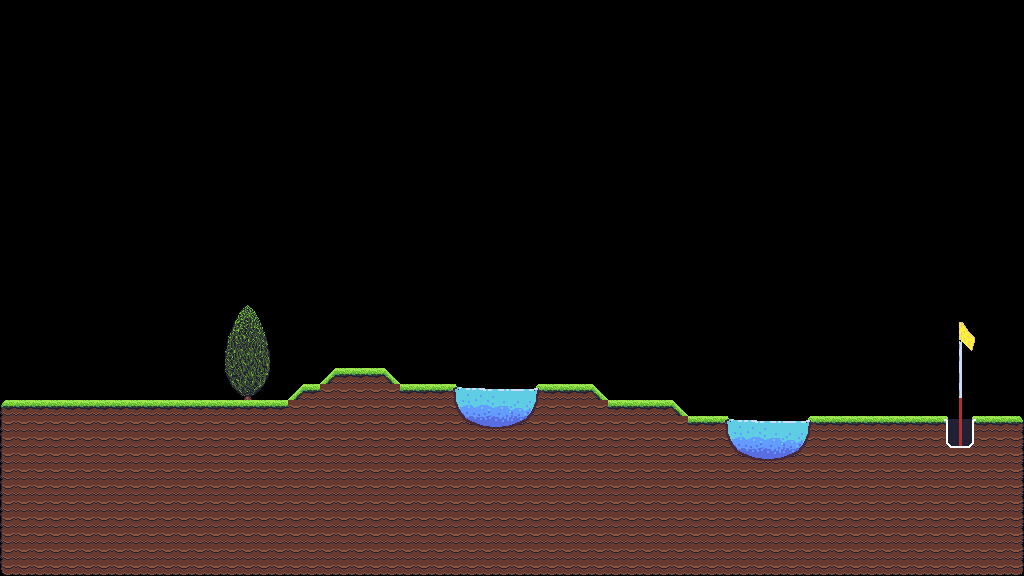

This game map was drawn from its Tiled (.tmx) file and the tilesets committed beside it. A one-line description and the trimmed map source follow:
An orthogonal 64x36 tile map with 16x16 px tiles, 1 tile layer (Level), 2 tilesets and 200 objects (126x collide, 2x finish, juniper).

<map version="1.10" tiledversion="1.11.1" orientation="orthogonal" renderorder="right-down" width="64" height="36" tilewidth="16" tileheight="16" infinite="0" nextlayerid="9" nextobjectid="9268">
 <tileset firstgid="1" name="prototype" tilewidth="16" tileheight="16" tilecount="128" columns="16">
  <image source="images/prototype.png" width="256" height="128" />
  <tile id="0" type="ground" />
  <tile id="1" type="ground" />
  <tile id="2" type="ground" />
  <tile id="3" type="ground" />
  <tile id="4" type="ground" />
 </tileset>
 <tileset firstgid="129" name="all2" tilewidth="16" tileheight="16" tilecount="210" columns="14">
  <image source="images/all2.png" width="224" height="244" />
 </tileset>
 <layer id="1" name="Level" width="64" height="36">
  <data>[2304 cells, 739 non-empty, 64 distinct tile ids]</data>
 </layer>
 <objectgroup id="8" name="Pool_Object">
  <object id="9244" x="468.25" y="420.125">
   <polygon points="0,0 18.125,7.25 35.625,7.125 50.625,2.875 44.75,9.125 10.875,9.25" />
  </object>
  <object id="9244" x="468.25" y="420.125">
   <polygon points="0,0 18.125,7.25 35.625,7.125 50.625,2.875 44.75,9.125 10.875,9.25" />
  </object>
  <object id="9248" x="740.25" y="452.125">
   <polygon points="0,0 18.125,7.25 35.625,7.125 50.625,2.875 44.75,9.125 10.875,9.25" />
  </object>
  <object id="9248" x="740.25" y="452.125">
   <polygon points="0,0 18.125,7.25 35.625,7.125 50.625,2.875 44.75,9.125 10.875,9.25" />
  </object>
 </objectgroup>
 <objectgroup id="7" name="Bushes_Leaf_Object">
  <object id="9259" name="juniper" x="224" y="304" width="51" height="94.5" />
 </objectgroup>
 <objectgroup id="6" name="Bushes_Object">
  <object id="9255" x="229.818" y="334.546">
   <polygon points="0,0 18,-28.7273 34,-0.181818" />
  </object>
  <object id="9256" x="229.909" y="335.647">
   <polygon points="0,0 34,-0.919192 38.9091,31.6202 -3.81818,32.1717" />
  </object>
  <object id="9257" x="225.909" y="368.553">
   <polygon points="0,0 42.8182,-0.643514 37.5455,15.5363 5.54545,15.7201" />
  </object>
  <object id="9258" x="232" y="384.916">
   <polygon points="0,0 31.0909,-0.280098 21,9.71007 11.1818,10.0835" />
  </object>
  <object id="9255" x="229.818" y="334.546">
   <polygon points="0,0 18,-28.7273 34,-0.181818" />
  </object>
  <object id="9256" x="229.909" y="335.647">
   <polygon points="0,0 34,-0.919192 38.9091,31.6202 -3.81818,32.1717" />
  </object>
  <object id="9257" x="225.909" y="368.553">
   <polygon points="0,0 42.8182,-0.643514 37.5455,15.5363 5.54545,15.7201" />
  </object>
  <object id="9258" x="232" y="384.916">
   <polygon points="0,0 31.0909,-0.280098 21,9.71007 11.1818,10.0835" />
  </object>
 </objectgroup>
 <objectgroup id="2" name="Ground_Object">
  <object id="9061" type="collide" x="1008" y="416" width="16" height="16" />
  <object id="9062" type="collide" x="0" y="400" width="16" height="16" />
  <object id="9063" type="collide" x="336" y="368" width="16" height="16" />
  <object id="9064" type="collide" x="352" y="368" width="16" height="16" />
  <object id="9065" type="collide" x="368" y="368" width="16" height="16" />
  <object id="9066" type="collide" x="304" y="384" width="16" height="16" />
  <object id="9067" type="collide" x="400" y="384" width="16" height="16" />
  <object id="9068" type="collide" x="416" y="384" width="16" height="16" />
  <object id="9069" type="collide" x="432" y="384" width="16" height="16" />
  <object id="9070" type="collide" x="544" y="384" width="16" height="16" />
  <object id="9071" type="collide" x="560" y="384" width="16" height="16" />
  <object id="9072" type="collide" x="576" y="384" width="16" height="16" />
  <object id="9073" type="collide" x="16" y="400" width="16" height="16" />
  <object id="9074" type="collide" x="32" y="400" width="16" height="16" />
  <object id="9075" type="collide" x="48" y="400" width="16" height="16" />
  <object id="9076" type="collide" x="64" y="400" width="16" height="16" />
  <object id="9077" type="collide" x="80" y="400" width="16" height="16" />
  <object id="9078" type="collide" x="96" y="400" width="16" height="16" />
  <object id="9079" type="collide" x="112" y="400" width="16" height="16" />
  <object id="9080" type="collide" x="128" y="400" width="16" height="16" />
  <object id="9081" type="collide" x="144" y="400" width="16" height="16" />
  <object id="9082" type="collide" x="160" y="400" width="16" height="16" />
  <object id="9083" type="collide" x="176" y="400" width="16" height="16" />
  <object id="9084" type="collide" x="192" y="400" width="16" height="16" />
  <object id="9085" type="collide" x="208" y="400" width="16" height="16" />
  <object id="9086" type="collide" x="224" y="400" width="16" height="16" />
  <object id="9087" type="collide" x="240" y="400" width="16" height="16" />
  <object id="9088" type="collide" x="256" y="400" width="16" height="16" />
  <object id="9089" type="collide" x="272" y="400" width="16" height="16" />
  <object id="9090" type="collide" x="608" y="400" width="16" height="16" />
  <object id="9091" type="collide" x="624" y="400" width="16" height="16" />
  <object id="9092" type="collide" x="640" y="400" width="16" height="16" />
  <object id="9093" type="collide" x="656" y="400" width="16" height="16" />
  <object id="9094" type="collide" x="688" y="416" width="16" height="16" />
  <object id="9095" type="collide" x="704" y="416" width="16" height="16" />
  <object id="9096" type="collide" x="816" y="416" width="16" height="16" />
  <object id="9097" type="collide" x="832" y="416" width="16" height="16" />
  <object id="9098" type="collide" x="848" y="416" width="16" height="16" />
  <object id="9099" type="collide" x="864" y="416" width="16" height="16" />
  <object id="9100" type="collide" x="880" y="416" width="16" height="16" />
  <object id="9101" type="collide" x="896" y="416" width="16" height="16" />
  <object id="9102" type="collide" x="912" y="416" width="16" height="16" />
  <object id="9103" type="collide" x="928" y="416" width="16" height="16" />
  <object id="9104" type="collide" x="976" y="416" width="16" height="16" />
  <object id="9105" type="collide" x="992" y="416" width="16" height="16" />
  <object id="9106" type="collide" x="0" y="560" width="16" height="16" />
  <object id="9107" type="collide" x="0" y="416" width="16" height="16" />
  <object id="9108" type="collide" x="0" y="432" width="16" height="16" />
  <object id="9109" type="collide" x="0" y="448" width="16" height="16" />
  <object id="9110" type="collide" x="0" y="464" width="16" height="16" />
  <object id="9111" type="collide" x="0" y="480" width="16" height="16" />
  <object id="9112" type="collide" x="0" y="496" width="16" height="16" />
  <object id="9113" type="collide" x="0" y="512" width="16" height="16" />
  <object id="9114" type="collide" x="0" y="528" width="16" height="16" />
  <object id="9115" type="collide" x="0" y="544" width="16" height="16" />
  <object id="9116" type="collide" x="1008" y="560" width="16" height="16" />
  <object id="9117" type="collide" x="1008" y="432" width="16" height="16" />
  <object id="9118" type="collide" x="1008" y="448" width="16" height="16" />
  <object id="9119" type="collide" x="1008" y="464" width="16" height="16" />
  <object id="9120" type="collide" x="1008" y="480" width="16" height="16" />
  <object id="9121" type="collide" x="1008" y="496" width="16" height="16" />
  <object id="9122" type="collide" x="1008" y="512" width="16" height="16" />
  <object id="9123" type="collide" x="1008" y="528" width="16" height="16" />
  <object id="9124" type="collide" x="1008" y="544" width="16" height="16" />
  <object id="9125" x="336" y="368" width="16" height="16" />
  </objectgroup>
 <objectgroup id="3" name="Hole_Object">
  <!-- 8 objects omitted --></objectgroup>
 <objectgroup id="5" name="Spawn_Object">
  <!-- 1 objects omitted --></objectgroup>
</map>
<!-- 122 of 200 objects omitted -->
